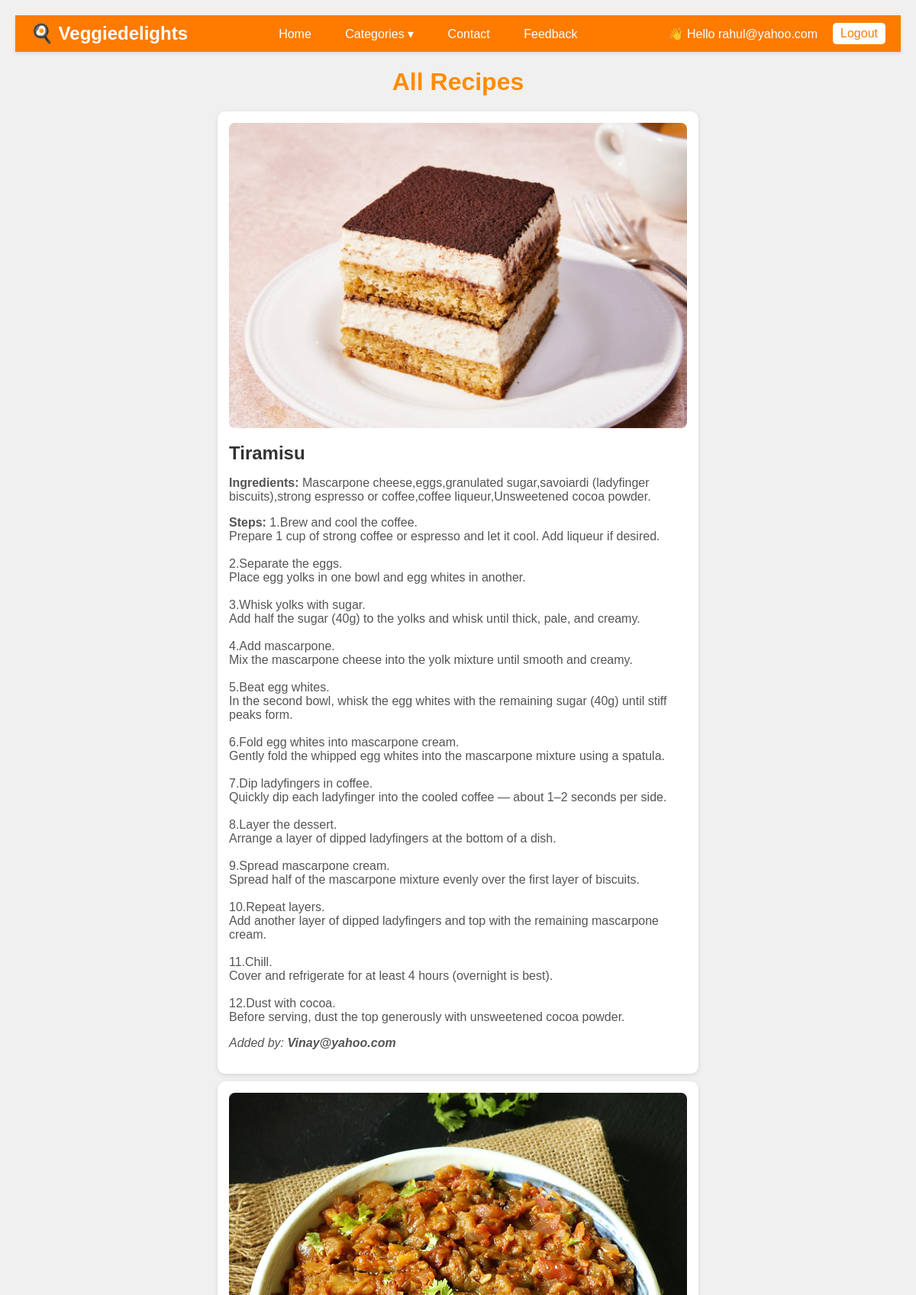
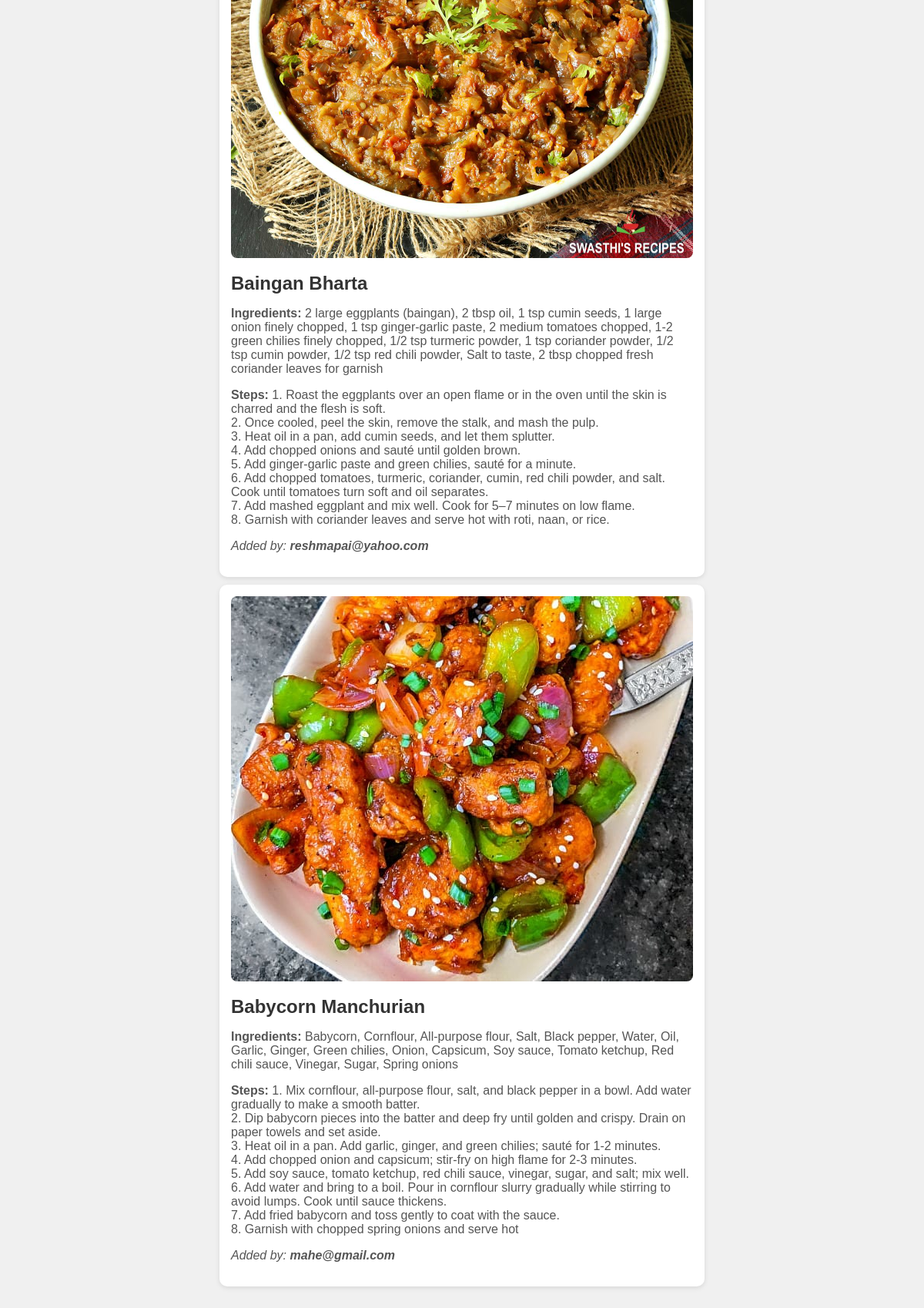
Page /view_recipes.php (signed in) on the committed database (2 pictures, top to bottom).
### tables this page shows
CREATE TABLE `recipes` (
  `id` int(11) NOT NULL,
  `user_email` varchar(255) NOT NULL,
  `name` varchar(255) NOT NULL,
  `ingredients` text NOT NULL,
  `steps` text NOT NULL,
  `image` longblob DEFAULT NULL,
  `created_at` timestamp NOT NULL DEFAULT current_timestamp(),
  `updated_at` timestamp NOT NULL DEFAULT current_timestamp()
);

### view_recipes.php (the view, shortened to what this page needs)
<?php
include 'config.php';
$role = $_SESSION['role'] ?? 'guest';
$email = $_SESSION['email'] ?? '';
?>
<!DOCTYPE html>
<html lang="en">
<head>
</head>
<body>
<header class="navbar">
    <div class="logo"><a href="index.php">🍳 Veggiedelights</a></div>
    <nav>
        <a href="index.php">Home</a>
        <div class="dropdown">
            <a href="#">Categories ▾</a>
        </div>
        <?php if ($role === 'user'): ?>
            <a href="contact.php">Contact</a>
            <a href="feedback.php">Feedback</a>
        <?php endif; ?>
    </nav>
    <div class="auth-links">
        <?php if ($role === 'admin'): ?>
            <span class="welcome">👋 Hello Admin</span>
            <a href="logout.php" class="nav-link">Logout</a>
        <?php elseif ($role === 'user'): ?>
            <span class="welcome">👋 Hello <?php echo htmlspecialchars($email); ?></span>
            <a href="logout.php" class="nav-link">Logout</a>
        <?php else: ?>
            <a href="login.php" class="nav-link">Login</a>
            <a href="admin_login.php" class="nav-link">Admin</a>
        <?php endif; ?>
    </div>
</header>
<h1>All Recipes</h1>
<?php
$result = $con->query("SELECT * FROM recipes ORDER BY id DESC");
if ($result->num_rows > 0) {
    while ($row = $result->fetch_assoc()) {
        echo '<div class="recipe-card">';
        if (!empty($row['image']) && file_exists($row['image'])) {
            echo '<img src="'.htmlspecialchars($row['image']).'" alt="Recipe Image">';
        } else {
            echo '<img src="uploads/default.png" alt="No Image">';
        }
        echo '<h2>'.htmlspecialchars($row['name']).'</h2>';
        echo '<p><strong>Ingredients:</strong> '.htmlspecialchars($row['ingredients']).'</p>';
        echo '<p><strong>Steps:</strong> '.nl2br(htmlspecialchars($row['steps'])).'</p>';
        if (!empty($row['user_email'])) {
            echo '<p class="added-by">Added by: <strong>'.htmlspecialchars($row['user_email']).'</strong></p>';
        } else {
            echo '<p class="added-by">Added by: <em>Unknown</em></p>';
        }
        echo '</div>';
    }
} else {
    echo "<p style='text-align:center;color:#555;'>No recipes added yet.</p>";
}
?>
</body>
</html>

### view_recipes.php (style rules this page uses)
body { font-family: Arial; background:#f0f0f0; margin:0; padding:20px; }
h1 { text-align:center; color:#ff8c00; margin-bottom:20px; }
.recipe-card { background:#fff; padding:15px; margin:10px auto; max-width:600px; border-radius:10px; box-shadow:0 2px 6px rgba(0,0,0,0.1); }
.recipe-card img { width:100%; height:auto; border-radius:8px; margin-bottom:10px; }
.recipe-card h2 { margin:5px 0; color:#333; }
.recipe-card p { color:#555; }
.added-by { font-style: italic; color:#777; margin-top:8px; }
header.navbar { display: flex; justify-content: space-between; align-items: center; background-color:#ff7b00; padding:10px 20px; box-shadow:0 2px 4px rgba(0,0,0,0.1); position: sticky; top: 0; z-index: 100; }
header.navbar .logo a { text-decoration: none; font-size: 1.5rem; color:#fff; font-weight: bold; }
header.navbar nav a { margin: 0 10px; text-decoration: none; color:#fff; padding:5px 10px; border-radius:5px; transition: all 0.3s; }
header.navbar nav .dropdown { position: relative; display: inline-block; }
.auth-links .nav-link { background-color: #fff; color: #ff7b00; padding: 5px 10px; border-radius: 5px; text-decoration: none; transition: all 0.3s; }
.auth-links { display: flex; align-items: center; gap: 10px; }
.auth-links .welcome { margin-right: 10px; color: #fff; }

### rows in the picture
recipes: image (picture), name "Tiramisu", ingredients "Mascarpone cheese,eggs,granulated sugar,savoiardi (ladyfinger biscuits),strong espresso or coffee,coffee liqueur,Unsweetened cocoa powder.", steps "1.Brew and cool the coffee. Prepare 1 cup of strong coffee or espresso and let it cool. Add liqueur if desired. 2.Separate the eggs. Place egg yolks in one bowl and egg whites in another. 3.Whisk yolks with sugar. Add half the sugar (40g) to the yolks and whisk until thick, pale, and creamy. 4.Add mascarpone. Mix the mascarpone cheese into the yolk mixture until smooth and creamy. 5.Beat egg whites. In the second bowl, whisk the egg whites with the remaining sugar (40g) until stiff peaks form. 6.Fold egg whites into mascarpone cream. Gently fold the whipped egg whites into the mascarpone mixture using a spatula. 7.Dip ladyfingers in coffee. Quickly dip each ladyfinger into the cooled coffee…", user_email "Vinay@yahoo.com"
recipes: image (picture), name "Baingan Bharta", ingredients "2 large eggplants (baingan), 2 tbsp oil, 1 tsp cumin seeds, 1 large onion finely chopped, 1 tsp ginger-garlic paste, 2 medium tomatoes chopped, 1-2 green chilies finely chopped, 1/2 tsp turmeric powder, 1 tsp coriander powder, 1/2 tsp cumin powder, 1/2 tsp red chili powder, Salt to taste, 2 tbsp chopped fresh coriander leaves for garnish", steps "1. Roast the eggplants over an open flame or in the oven until the skin is charred and the flesh is soft. 2. Once cooled, peel the skin, remove the stalk, and mash the pulp. 3. Heat oil in a pan, add cumin seeds, and let them splutter. 4. Add chopped onions and sauté until golden brown. 5. Add ginger-garlic paste and green chilies, sauté for a minute. 6. Add chopped tomatoes, turmeric, coriander, cumin, red chili powder, and salt. Cook until tomatoes turn soft and oil separates. 7. Add mashed eggplant and mix well. Cook for 5–7 minutes on low flame. 8. Garnish with coriander leaves and serve hot with roti, naan, or rice.", user_email "reshmapai@yahoo.com"
recipes: image (picture), name "Babycorn Manchurian", ingredients "Babycorn, Cornflour, All-purpose flour, Salt, Black pepper, Water, Oil, Garlic, Ginger, Green chilies, Onion, Capsicum, Soy sauce, Tomato ketchup, Red chili sauce, Vinegar, Sugar, Spring onions", steps "1. Mix cornflour, all-purpose flour, salt, and black pepper in a bowl. Add water gradually to make a smooth batter. 2. Dip babycorn pieces into the batter and deep fry until golden and crispy. Drain on paper towels and set aside. 3. Heat oil in a pan. Add garlic, ginger, and green chilies; sauté for 1-2 minutes. 4. Add chopped onion and capsicum; stir-fry on high flame for 2-3 minutes. 5. Add soy sauce, tomato ketchup, red chili sauce, vinegar, sugar, and salt; mix well. 6. Add water and bring to a boil. Pour in cornflour slurry gradually while stirring to avoid lumps. Cook until sauce thickens. 7. Add fried babycorn and toss gently to coat with the sauce. 8. Garnish with chopped spring…", user_email "mahe@gmail.com"

### other values in the picture
$email "rahul@yahoo.com"
